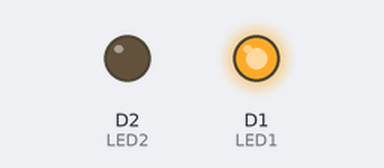
A sketch run on a simulated ESP8266 (NodeMCU). Parts: output pins drawn as LEDs (lit = HIGH).

Above: at 0.5 s.
At 2.5 s:
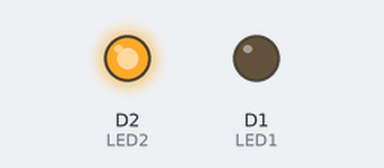
At 3.5 s:
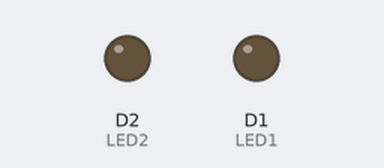
Timing chart, 0 to 5.2 s (numbered marks = the images above):
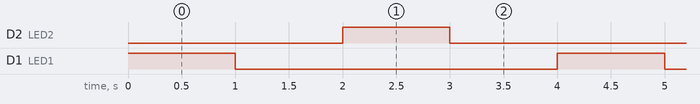

Measured:
- by itself, D2 (LED2), D1 (LED1): alternates HIGH for 1.0 s and LOW for 3.0 s
- by itself, everything shown: repeats every 4.0 s, in 4 steps

The sketch:

External_LED2.ino
```cpp
#define LED1 D1  // Led in Nano at digital pin (D1).
#define LED2 D2  // Led in Nano at digital pin (D2).
void setup() {
pinMode(LED1, OUTPUT);  // set the digital pin as output.
pinMode(LED2, OUTPUT);  // set the digital pin as output.
}
void loop() {
digitalWrite(LED1, HIGH); // turn the LED on.
delay(1000);              // wait for 1 second.
digitalWrite(LED1, LOW);  // turn the LED off.
delay(1000);              // wait for 1 second.

digitalWrite(LED2, HIGH); // turn the LED on.
delay(1000);              // wait for 1 second.
digitalWrite(LED2, LOW);  // turn the LED off.
delay(1000);              // wait for 1 second.
}
```
